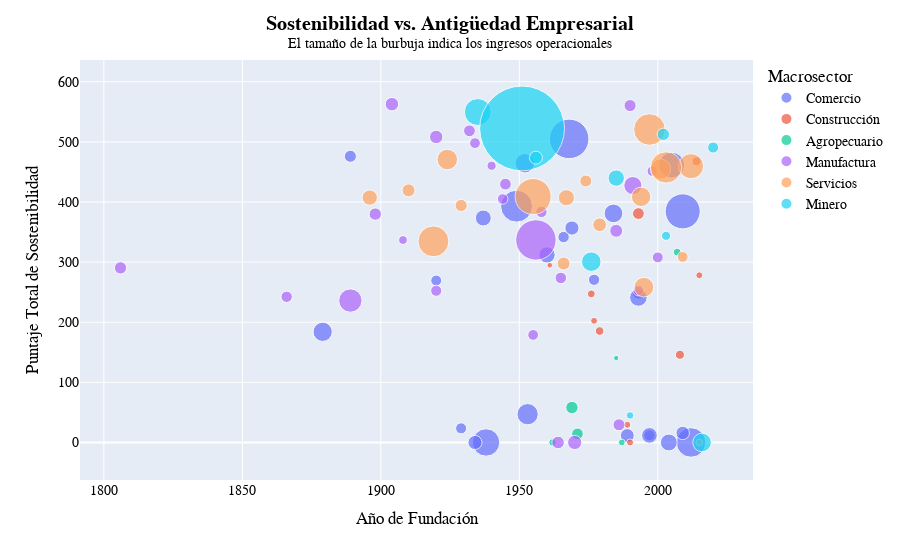

Notebook cell for this chart:
### Markdown cell above
## 5. Diagrama de Burbujas: Sostenibilidad vs. Antigüedad Empresarial

### Code cell
# 1. Preparación y Manejo de Datos
# Asegurarse que 'Año de fundación' sea numérico.
raw_data['Año de fundación'] = pd.to_numeric(raw_data['Año de fundación'], errors='coerce')

# Reutilizamos la agregación anterior y añadimos el año de fundación.
# Usamos 'first' ya que el año de fundación es constante por empresa.
bubble_chart_data = raw_data.groupby('Razón social').agg(
    Puntaje_Total_Sostenibilidad=('valoracionPonderada', 'sum'),
    Ingresos_Operacionales=('Ingresos operacionales', 'first'),
    Macrosector=('Macrosector', 'first'),
    Ano_Fundacion=('Año de fundación', 'first')
).reset_index()

# Limpieza de datos para el gráfico: eliminar filas sin año de fundación o sin ingresos.
bubble_chart_data.dropna(subset=['Ano_Fundacion', 'Ingresos_Operacionales'], inplace=True)
bubble_chart_data = bubble_chart_data[bubble_chart_data['Ingresos_Operacionales'] > 0]
bubble_chart_data['Ano_Fundacion'] = bubble_chart_data['Ano_Fundacion'].astype(int)

# 2. Creación del Gráfico de Burbujas con Plotly Express
fig_bubble = px.scatter(
    bubble_chart_data,
    x="Ano_Fundacion",
    y="Puntaje_Total_Sostenibilidad",
    size="Ingresos_Operacionales", # El tamaño de la burbuja representa los ingresos
    color="Macrosector",          # El color de la burbuja representa el macrosector
    hover_name="Razón social",    # Muestra el nombre de la empresa al pasar el cursor
    size_max=60,                  # Controla el tamaño máximo de la burbuja más grande
    log_x=False                   # Se puede cambiar a True si los años están muy agrupados
)

# 3. Personalización y Estilo del Gráfico
fig_bubble.update_layout(
    title='<b>Sostenibilidad vs. Antigüedad Empresarial</b><br><sup>El tamaño de la burbuja indica los ingresos operacionales</sup>',
    title_x=0.5,
    xaxis_title="Año de Fundación",
    yaxis_title="Puntaje Total de Sostenibilidad",
    font=dict(
        family="Arial, sans-serif",
        size=14,
        color="black"
    ),
    legend_title_text='Macrosector'
)

# Personalización del hover para mostrar la información de forma más clara
fig_bubble.update_traces(
    hovertemplate='<b>%{hovertext}</b><br><br>' +
                  'Año de Fundación: %{x}<br>' +
                  'Puntaje Sostenibilidad: %{y:.2f}<br>' +
                  'Ingresos Operacionales: %{marker.size:,.0f}<extra></extra>'
)

fig_bubble.show()
save_chart_as_html(fig_bubble, '05_bubble_chart_sustainability_vs_age.html')
# Save as image
fig_bubble.write_image("img/05_bubble_chart_sustainability_vs_age.png", width=1000, height=800, scale=2)

### Figure 1 — Plotly figure (JSON) as saved in the notebook; plotly's stock layout.template omitted (floating-point values rounded to 4 significant figures)
{"data": [{"hovertemplate": "<b>%{hovertext}</b><br><br>Año de Fundación: %{x}<br>Puntaje Sostenibilidad: %{y:.2f}<br>Ingresos Operacionales: %{marker.size:,.0f}<extra></extra>", "hovertext": ["ARA", "Biomax", "CI Eslop", "Cencosud", "Chevron", "Corbeta", "Cruz Verde", "D1", "Distracom", "Falabella", "Mazda", "Olímpica", "Petromil", "Pricesmart", "Primax", "Samsung", "Sodimac (Homecenter)", "Sucafina", "Suramerica Comercial (Dollar City)", "Tecnoquimicas", "Terpel", "Toyota", "Trafigura (Petroleum)", "Uniban", "Unilever", "Éxito"], "legendgroup": "Comercio", "marker": {"color": "#636efa", "size": [13.83, 4.513, 1.977, 4.213, 5.869, 11.89, 5.512, 19.44, 3.874, 2.308, 1.869, 7.129, 3.031, 2.361, 10.52, 3.188, 5.991, 2.002, 2.869, 3.134, 24.75, 4.028, 4.87, 2.046, 1.928, 16.08], "sizemode": "area", "sizeref": 0.03165, "symbol": "circle"}, "mode": "markers", "name": "Comercio", "orientation": "v", "showlegend": true, "type": "scatter", "x": [2012, 2004, 1997, 1960, 1879, 1938, 1984, 2009, 1997, 1889, 1920, 1953, 1989, 1993, 2005, 1969, 1952, 1977, 2009, 1934, 1968, 1937, 1993, 1966, 1929, 1949], "xaxis": "x", "y": [0.0, 0.0, 11.76, 312.0, 184.1, 0.0, 381.0, 384.4, 11.76, 476.1, 269.4, 47.06, 11.54, 248.6, 461.4, 356.7, 464.5, 270.6, 15.79, 0.0, 505.0, 373.4, 241.2, 341.6, 23.53, 393.1], "yaxis": "y"}, {"hovertemplate": "<b>%{hovertext}</b><br><br>Año de Fundación: %{x}<br>Puntaje Sostenibilidad: %{y:.2f}<br>Ingresos Operacionales: %{marker.size:,.0f}<extra></extra>", "hovertext": ["ARQUITECTURA Y CONCRETO", "AUTOPISTA RIO MAGDALENA SAS", "Amarilo", "CONCESIONARIA VIAL UNIÓN DEL SUR SAS", "CONSTRUCCIONES EL CONDOR S.A", "CONSTRUCTORA CAPITAL BOGOTA SAS", "CONSTRUCTORA COLPATRIA  SAS", "Conconcreto", "ISMOCOL SA", "MARVAL S.A.S."], "legendgroup": "Construcción", "marker": {"color": "#EF553B", "size": [0.7714, 1.314, 2.186, 0.7676, 1.19, 1.313, 0.7461, 0.4988, 0.7517, 0.9853], "sizemode": "area", "sizeref": 0.03165, "symbol": "circle"}, "mode": "markers", "name": "Construcción", "orientation": "v", "showlegend": true, "type": "scatter", "x": [1990, 2014, 1993, 2015, 1979, 2008, 1977, 1961, 1989, 1976], "xaxis": "x", "y": [0.0, 467.8, 380.8, 278.1, 185.4, 145.9, 202.4, 294.8, 29.41, 247.2], "yaxis": "y"}, {"hovertemplate": "<b>%{hovertext}</b><br><br>Año de Fundación: %{x}<br>Puntaje Sostenibilidad: %{y:.2f}<br>Ingresos Operacionales: %{marker.size:,.0f}<extra></extra>", "hovertext": ["AVICOLA EL MADROÑO SA", "AVSA", "Aliar", "Grupo Bios", "INCUBADORA SANTANDER S.A. (Huevos Kikes)", "Sunshine Bouquet"], "legendgroup": "Agropecuario", "marker": {"color": "#00cc96", "size": [0.7112, 2.423, 0.978, 0.4416, 0.8945, 2.157], "sizemode": "area", "sizeref": 0.03165, "symbol": "circle"}, "mode": "markers", "name": "Agropecuario", "orientation": "v", "showlegend": true, "type": "scatter", "x": [1987, 1969, 2007, 1985, 1962, 1971], "xaxis": "x", "y": [0.0, 58.15, 316.7, 140.5, 0.0, 14.29], "yaxis": "y"}, {"hovertemplate": "<b>%{hovertext}</b><br><br>Año de Fundación: %{x}<br>Puntaje Sostenibilidad: %{y:.2f}<br>Ingresos Operacionales: %{marker.size:,.0f}<extra></extra>", "hovertext": ["Alimentos Carnicos (Grupo Nutresa)", "Alpina", "BEL STAR S.A.", "Bavaria (Kopps)", "CARTON DE COLOMBIA S.A. (Smurfit Kappa)", "Cementos Argos", "Coca Cola- Femsa", "Colgate", "Colombina", "Compañía Nacional de Chocolates", "ES Windows", "Esenttia", "General Motors", "Grupo Diana", "Haceb", "Italcol", "Nestle", "POLLOS EL BUCANERO S.A. (Cargill)", "Pepsico", "Postobón", "Productos Familia (Essity)", "Reficar", "Renault", "Riopaila Castilla", "YARA COLOMBIA S.A.", "Yamaha"], "legendgroup": "Manufactura", "marker": {"color": "#ab63fa", "size": [2.845, 2.176, 1.873, 8.616, 1.779, 1.845, 5.161, 2.382, 2.193, 1.943, 2.625, 2.311, 1.212, 2.486, 1.341, 3.189, 2.044, 2.273, 2.097, 2.847, 2.017, 25.86, 2.426, 1.697, 1.765, 1.831], "sizemode": "area", "sizeref": 0.03165, "symbol": "circle"}, "mode": "markers", "name": "Manufactura", "orientation": "v", "showlegend": true, "type": "scatter", "x": [1920, 1945, 2000, 1889, 1944, 1934, 1991, 1806, 1932, 1920, 1985, 1990, 1908, 1964, 1940, 1970, 1866, 1986, 1965, 1904, 1958, 1956, 1898, 1998, 1993, 1955], "xaxis": "x", "y": [508.2, 429.8, 307.9, 236.1, 405.1, 498.0, 427.4, 290.4, 518.4, 252.4, 352.1, 560.4, 336.7, 0.0, 460.3, 0.0, 242.3, 29.41, 273.7, 562.8, 383.5, 336.9, 379.9, 451.4, 252.6, 178.9], "yaxis": "y"}, {"hovertemplate": "<b>%{hovertext}</b><br><br>Año de Fundación: %{x}<br>Puntaje Sostenibilidad: %{y:.2f}<br>Ingresos Operacionales: %{marker.size:,.0f}<extra></extra>", "hovertext": ["Avianca", "Celsia", "Cenit", "Claro", "EPM", "Emgesa", "GEB", "Gases del Caribe", "ISA", "Isagen", "LATAM", "Mercado Libre", "Oleoducto Central (Ocensa)", "Promigas", "Rappi", "Telefónica", "Teleperformance", "Tigo"], "legendgroup": "Servicios", "marker": {"color": "#FFA15A", "size": [15.11, 6.548, 9.978, 15.6, 20.57, 15.78, 3.717, 2.636, 4.131, 6.136, 2.328, 1.858, 5.975, 2.273, 0.7031, 6.672, 2.655, 2.956], "sizemode": "area", "sizeref": 0.03165, "symbol": "circle"}, "mode": "markers", "name": "Servicios", "orientation": "v", "showlegend": true, "type": "scatter", "x": [1919, 2001, 2012, 2003, 1955, 1997, 1896, 1966, 1967, 1995, 1929, 2009, 1994, 1974, 2015, 1924, 1910, 1979], "xaxis": "x", "y": [334.6, 454.7, 459.6, 457.5, 409.1, 520.6, 407.3, 297.6, 407.1, 258.3, 394.3, 308.7, 408.6, 435.0, 0.0, 470.7, 419.4, 362.1], "yaxis": "y"}, {"hovertemplate": "<b>%{hovertext}</b><br><br>Año de Fundación: %{x}<br>Puntaje Sostenibilidad: %{y:.2f}<br>Ingresos Operacionales: %{marker.size:,.0f}<extra></extra>", "hovertext": ["C.I Prodeco", "Cerrejón", "Drummond", "Ecopetrol", "Frontera Energy", "Geopark", "Gran Tierra Energy", "Hocol", "SierraCol Energy", "Verano energy"], "legendgroup": "Minero", "marker": {"color": "#19d3f3", "size": [0.895, 6.047, 11.5, 113.9, 4.25, 2.42, 1.322, 2.661, 1.944, 5.483], "sizemode": "area", "sizeref": 0.03165, "symbol": "circle"}, "mode": "markers", "name": "Minero", "orientation": "v", "showlegend": true, "type": "scatter", "x": [1990, 1976, 1935, 1951, 1985, 2002, 2003, 1956, 2020, 2016], "xaxis": "x", "y": [45.05, 300.8, 549.7, 522.4, 439.8, 512.6, 343.8, 473.8, 490.6, 0.0], "yaxis": "y"}], "layout": {"font": {"color": "black", "family": "Arial, sans-serif", "size": 14}, "legend": {"itemsizing": "constant", "title": {"text": "Macrosector"}, "tracegroupgap": 0}, "margin": {"t": 60}, "title": {"text": "<b>Sostenibilidad vs. Antigüedad Empresarial</b><br><sup>El tamaño de la burbuja indica los ingresos operacionales</sup>", "x": 0.5}, "xaxis": {"anchor": "y", "domain": [0, 1], "title": {"text": "Año de Fundación"}}, "yaxis": {"anchor": "x", "domain": [0, 1], "title": {"text": "Puntaje Total de Sostenibilidad"}}}}
